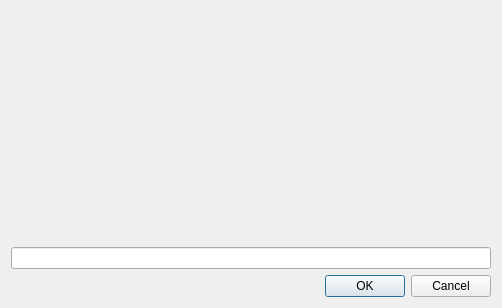
<?xml version="1.0" encoding="UTF-8"?>
<ui version="4.0">
 <class>Dialog</class>
 <widget class="QDialog" name="Dialog">
  <property name="geometry">
   <rect>
    <x>0</x>
    <y>0</y>
    <width>502</width>
    <height>308</height>
   </rect>
  </property>
  <property name="windowTitle">
   <string>Dialog</string>
  </property>
  <layout class="QVBoxLayout" name="verticalLayout">
   <item>
    <widget class="QWidget" name="widget" native="true">
     <layout class="QGridLayout" name="gridLayout">
      <item row="0" column="0">
       <layout class="QVBoxLayout" name="verticalLayout_2"/>
      </item>
     </layout>
    </widget>
   </item>
   <item>
    <widget class="QLineEdit" name="varname"/>
   </item>
   <item>
    <widget class="QDialogButtonBox" name="buttonBox">
     <property name="orientation">
      <enum>Qt::Horizontal</enum>
     </property>
     <property name="standardButtons">
      <set>QDialogButtonBox::Cancel|QDialogButtonBox::Ok</set>
     </property>
    </widget>
   </item>
  </layout>
 </widget>
 <tabstops>
  <tabstop>buttonBox</tabstop>
 </tabstops>
 <resources/>
 <connections>
  <connection>
   <sender>buttonBox</sender>
   <signal>accepted()</signal>
   <receiver>Dialog</receiver>
   <slot>accept()</slot>
   <hints>
    <hint type="sourcelabel">
     <x>227</x>
     <y>277</y>
    </hint>
    <hint type="destinationlabel">
     <x>157</x>
     <y>274</y>
    </hint>
   </hints>
  </connection>
  <connection>
   <sender>buttonBox</sender>
   <signal>rejected()</signal>
   <receiver>Dialog</receiver>
   <slot>reject()</slot>
   <hints>
    <hint type="sourcelabel">
     <x>295</x>
     <y>283</y>
    </hint>
    <hint type="destinationlabel">
     <x>286</x>
     <y>274</y>
    </hint>
   </hints>
  </connection>
 </connections>
</ui>
